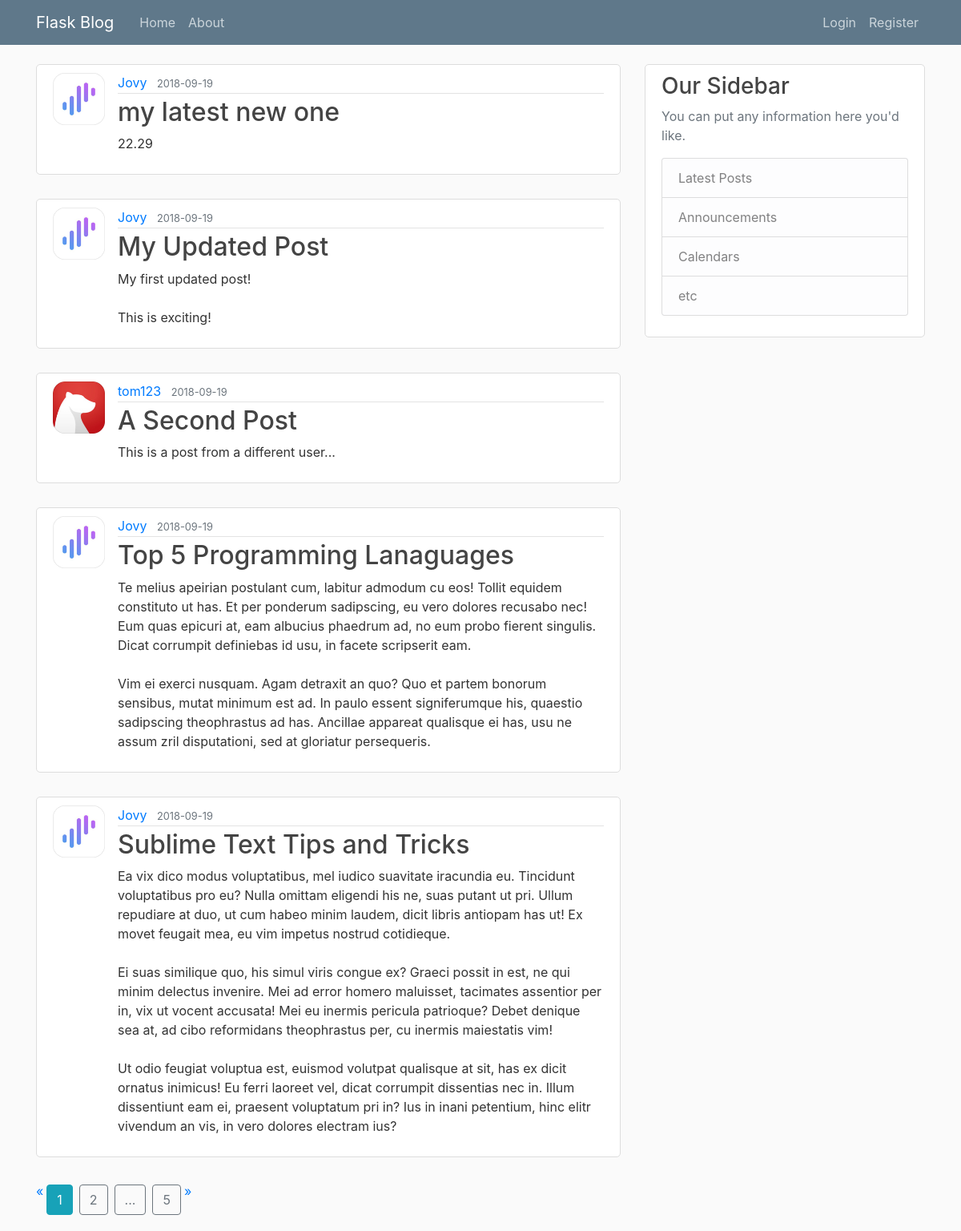
The page /home on the database its author committed.
### flaskblog/models.py (models this page shows, shortened)
class Post(db.Model):
    id = db.Column(db.Integer, primary_key=True)
    title = db.Column(db.String(100), nullable=False)
    date_posted = db.Column(db.DateTime, nullable=False, default=datetime.utcnow())
    content = db.Column(db.Text, nullable=False)
    user_id = db.Column(db.Integer, db.ForeignKey('user.id'), nullable=False)

class User(db.Model, UserMixin):
    id = db.Column(db.Integer, primary_key=True)
    username = db.Column(db.String(20), unique=True, nullable=False)
    email = db.Column(db.String(120), unique=True, nullable=False)
    image_file = db.Column(db.String(20), nullable=False, default='default.jpg')
    password = db.Column(db.String(60), nullable=False)
    posts = db.relationship('Post', backref='author', lazy='dynamic')

### flaskblog/main/routes.py (the view)
@main.route("/")
@main.route("/home")
def home():
    page = request.args.get('page', default=1, type=int)
    posts = Post.query.order_by(Post.date_posted.desc()).paginate(per_page=5, page=page)
    return render_template('home.html', posts=posts)

### flaskblog/templates/home.html
{% extends "layout.html" %}
{% from 'render_pages.html' import render_pagination %}
{% block content %}
  {% for post in posts.items %}
    <article class="media content-section">
      <img class="article-img" src="{{ url_for('static', filename='profile_pics/' + post.author.image_file) }}"
           alt="Image">
      <div class="media-body">
        <div class="article-metadata">
          <a class="mr-2" href="{{ url_for('users.user_posts', username=post.author.username) }}">{{ post.author.username }}</a>
          <small class="text-muted">{{ post.date_posted.strftime('%Y-%m-%d') }}</small>
        </div>
        <h2><a class="article-title" href="{{ url_for('posts.post', post_id=post.id) }}">{{ post.title }}</a></h2>
        <p class="article-content">{{ post.content }}</p>
      </div>
    </article>
  {% endfor %}
  <div>
    {{ render_pagination(posts, 'home') }}
  </div>
{% endblock content %}

### flaskblog/templates/layout.html (shortened to what this page needs)
<!DOCTYPE html>
<html>
<head>
  <link rel="stylesheet" href="https://maxcdn.bootstrapcdn.com/bootstrap/4.0.0/css/bootstrap.min.css"
>
  <link rel="stylesheet" type="text/css" href="{{ url_for('static', filename='main.css') }}">
</head>
<body>
<header class="site-header">
  <nav class="navbar navbar-expand-md navbar-dark bg-steel fixed-top">
    <div class="container">
      <a class="navbar-brand mr-4" href="/">Flask Blog</a>
      <div class="collapse navbar-collapse" id="navbarToggle">
        <div class="navbar-nav mr-auto">
          <a class="nav-item nav-link" href="{{ url_for('main.home') }}">Home</a>
          <a class="nav-item nav-link" href="{{ url_for('main.about') }}">About</a>
        </div>
        <div class="navbar-nav">
          {% if current_user.is_authenticated %}
            <a class="nav-item nav-link" href="{{ url_for('posts.new_post') }}">New Post</a>
            <a class="nav-item nav-link" href="{{ url_for('users.account') }}">Account</a>
            <a class="nav-item nav-link" href="{{ url_for('users.logout') }}">Logout</a>
          {% else %}
            <a class="nav-item nav-link" href="{{ url_for('users.login') }}">Login</a>
            <a class="nav-item nav-link" href="{{ url_for('users.register') }}">Register</a>
          {% endif %}
        </div>
      </div>
    </div>
  </nav>
</header>
<main role="main" class="container">
  <div class="row">
    <div class="col-md-8">
      {% block content %}{% endblock %}
    </div>
    <div class="col-md-4">
      <div class="content-section">
        <h3>Our Sidebar</h3>
        <p class='text-muted'>You can put any information here you'd like.
        <ul class="list-group">
          <li class="list-group-item list-group-item-light">Latest Posts</li>
          <li class="list-group-item list-group-item-light">Announcements</li>
          <li class="list-group-item list-group-item-light">Calendars</li>
          <li class="list-group-item list-group-item-light">etc</li>
        </ul>
        </p>
      </div>
    </div>
  </div>
</main>
</body>
</html>

### flaskblog/templates/render_pages.html
{% macro render_pagination(pagination, endpoint) %}
    <ul class="pagination pagination-large">
      <li><a href="#">&laquo;</a></li>
      {% for page_num in pagination.iter_pages(right_current=2, left_current=1, left_edge=1, right_edge=1) %}
        {% if page_num == pagination.page %}
          <li><a class="btn btn-info m-1" href="{{ url_for('main.home', page=page_num) }}">{{ page_num }}</a></li>
        {% elif page_num != None %}
          <li><a class="btn btn-outline-secondary m-1" href="{{ url_for('main.home', page=page_num) }}">{{ page_num }}</a></li>
        {% else %}
          <li><a class="btn btn-outline-secondary m-1" href="#">...</a></li>
        {% endif %}
      {% endfor %}
      <li><a href="#">&raquo;</a></li>
    </ul>
{% endmacro %}

### flaskblog/static/main.css (style rules this page uses)
body { background: #fafafa; color: #333333; margin-top: 5rem; }
h1, h2, h3, h4, h5, h6 { color: #444444; }
.bg-steel { background-color: #5f788a; }
.site-header .navbar-nav .nav-link { color: #cbd5db; }
.content-section { background: #ffffff; padding: 10px 20px; border: 1px solid #dddddd; border-radius: 5px; margin-bottom: 30px; }
.article-title { color: #444444; }
.article-content { white-space: pre-line; }
.article-img { height: 65px; width: 65px; margin-right: 16px; border-radius: 10px; }
.article-metadata { padding-bottom: 1px; margin-bottom: 4px; border-bottom: 1px solid #e3e3e3 }

### rows shown on the page
Post: image_file (picture), author.username "Jovy", date_posted "2018-09-19", title "my latest new one", content "22.29"
Post: image_file (picture), author.username "Jovy", date_posted "2018-09-19", title "My Updated Post", content "My first updated post! This is exciting!"
Post: image_file (picture), author.username "tom123", date_posted "2018-09-19", title "A Second Post", content "This is a post from a different user..."
Post: image_file (picture), author.username "Jovy", date_posted "2018-09-19", title "Top 5 Programming Lanaguages", content "Te melius apeirian postulant cum, labitur admodum cu eos! Tollit equidem constituto ut has. Et per ponderum sadipscing, eu vero dolores recusabo nec! Eum quas epicuri at, eam albucius phaedrum ad, no eum probo fierent singulis. Dicat corrumpit definiebas id usu, in facete scripserit eam. Vim ei exerci nusquam. Agam detraxit an quo? Quo et partem bonorum sensibus, mutat minimum est ad. In paulo essent signiferumque his, quaestio sadipscing theophrastus ad has. Ancillae appareat qualisque ei has, usu ne assum zril disputationi, sed at gloriatur persequeris."
Post: image_file (picture), author.username "Jovy", date_posted "2018-09-19", title "Sublime Text Tips and Tricks", content "Ea vix dico modus voluptatibus, mel iudico suavitate iracundia eu. Tincidunt voluptatibus pro eu? Nulla omittam eligendi his ne, suas putant ut pri. Ullum repudiare at duo, ut cum habeo minim laudem, dicit libris antiopam has ut! Ex movet feugait mea, eu vim impetus nostrud cotidieque. Ei suas similique quo, his simul viris congue ex? Graeci possit in est, ne qui minim delectus invenire. Mei ad error homero maluisset, tacimates assentior per in, vix ut vocent accusata! Mei eu inermis pericula patrioque? Debet denique sea at, ad cibo reformidans theophrastus per, cu inermis maiestatis vim! Ut odio feugiat voluptua est, euismod volutpat qualisque at sit, has ex dicit ornatus inimicus! Eu…"

### other values the page prints
{{ page_num }} "1"
{{ page_num }} "2" "5"
